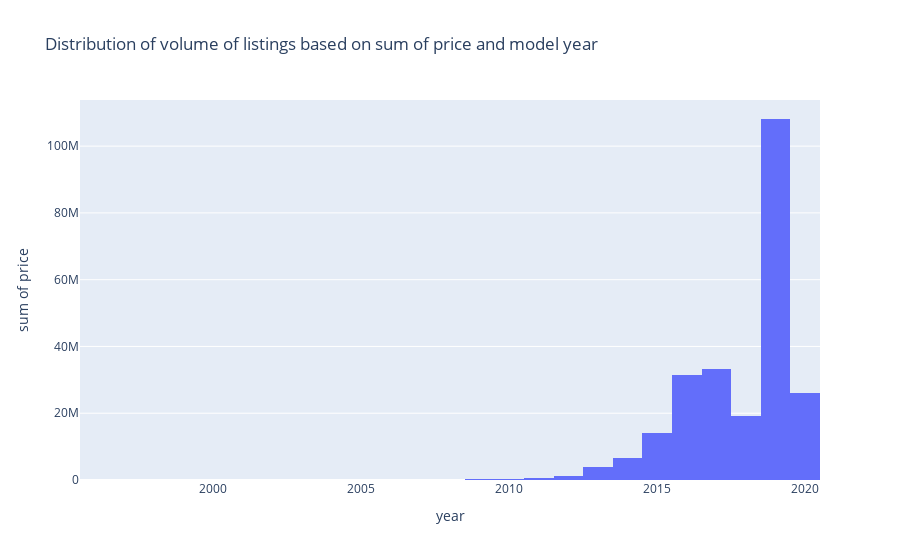

The notebook cell saved with this chart:
### Code cell
# Showing the volume of the cars listed based on the year, with added sum
fig4 = px.histogram(df, x="year", y="price", title="Distribution of volume of listings based on sum of price and model year")
fig4.show()

### Figure 1 — Plotly figure (JSON) as saved in the notebook; plotly's stock layout.template omitted (floating-point values rounded to 4 significant figures; data arrays with more than 128 entries replaced by an {"elided": "..."} marker saying what was removed)
{"data": [{"alignmentgroup": "True", "bingroup": "x", "histfunc": "sum", "hovertemplate": "year=%{x}<br>sum of price=%{y}<extra></extra>", "legendgroup": "", "marker": {"color": "#636efa", "pattern": {"shape": ""}}, "name": "", "offsetgroup": "", "orientation": "v", "showlegend": false, "type": "histogram", "x": {"elided": "10781 int values"}, "xaxis": "x", "y": {"elided": "10781 int values"}, "yaxis": "y"}], "layout": {"barmode": "relative", "legend": {"tracegroupgap": 0}, "title": {"text": "Distribution of volume of listings based on sum of price and model year"}, "xaxis": {"anchor": "y", "domain": [0, 1], "title": {"text": "year"}}, "yaxis": {"anchor": "x", "domain": [0, 1], "title": {"text": "sum of price"}}}}
